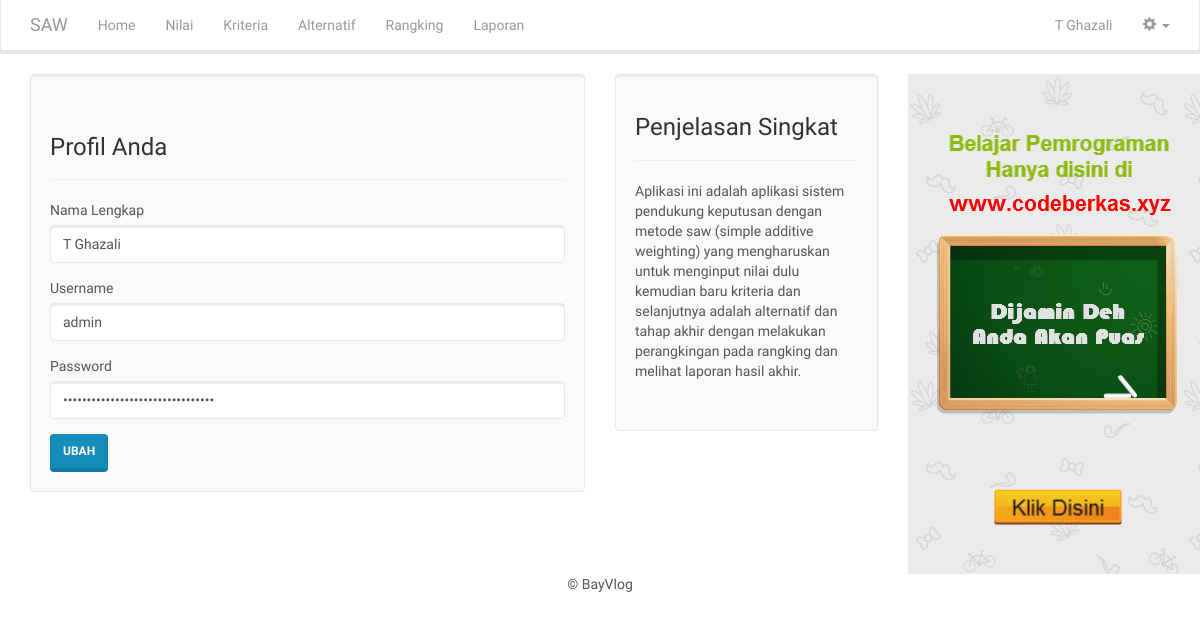
The app's page /profil.php (signed in), older data.
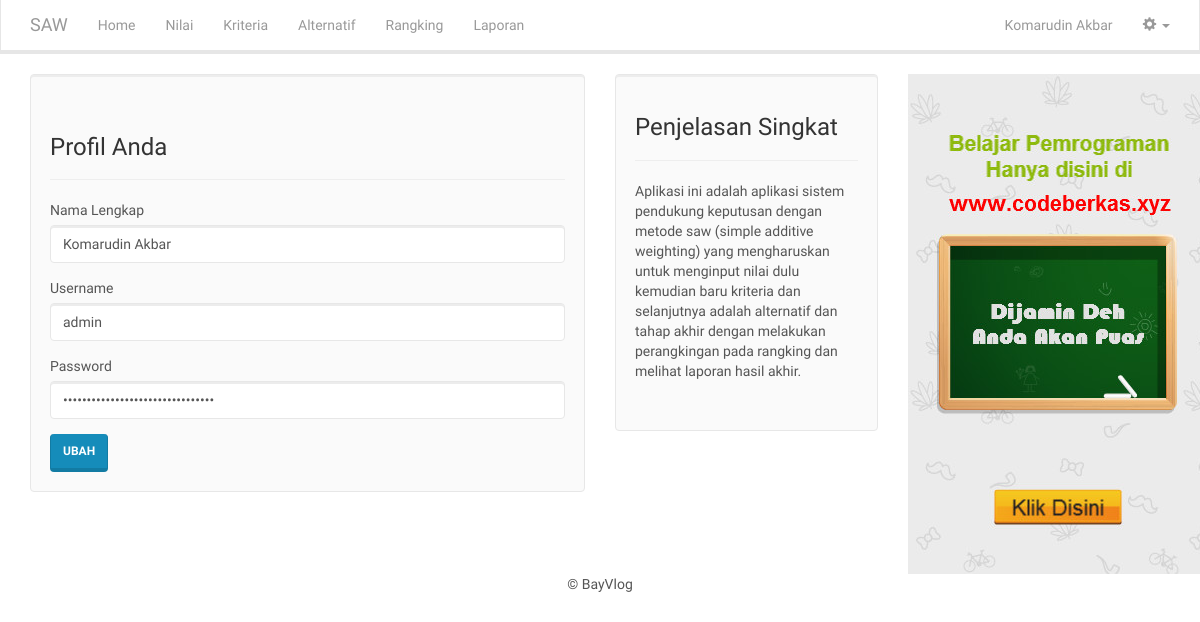
The same page, newer data.
### tables this page shows
CREATE TABLE IF NOT EXISTS `pengguna` (
  `id_pengguna` int(11) NOT NULL,
  `nama_lengkap` varchar(255) NOT NULL,
  `username` varchar(100) NOT NULL,
  `password` varchar(100) NOT NULL
);

### includes/user.inc.php (called while the page is built, shortened)
<?php
class User{
	private $conn;
	private $table_name = "pengguna";
	public $id;
	public function __construct($db){
		$this->conn = $db;
	}
	function readOne(){
		$query = "SELECT * FROM " . $this->table_name . " WHERE id_pengguna=? LIMIT 0,1";
		$stmt = $this->conn->prepare( $query );
		$stmt->bindParam(1, $this->id);
		$stmt->execute();
		$row = $stmt->fetch(PDO::FETCH_ASSOC);
		$this->id = $row['id_pengguna'];
		$this->nl = $row['nama_lengkap'];
		$this->un = $row['username'];
		$this->pw = $row['password'];
	}
}
?>

### profil.php (the view, shortened to what this page needs)
<?php
include_once 'header.php';
include_once 'includes/user.inc.php';
$eks = new User($db);
$eks->id = $_SESSION['id_pengguna'];
$eks->readOne();
?>
        <div class="row">
          <div class="col-xs-12 col-sm-12 col-md-6">
		  <div class="well">
            <div class="page-header">
              <h3>Profil Anda</h3>
            </div>
                <form method="post">
                  <div class="form-group">
                    <label for="nl">Nama Lengkap</label>
                    <input type="text" class="form-control" id="nl" name="nl" value="<?php echo $eks->nl; ?>" required>
                  </div>
                  <div class="form-group">
                    <label for="un">Username</label>
                    <input type="text" class="form-control" id="un" name="un" value="<?php echo $eks->un; ?>" required>
                  </div>
                  <div class="form-group">
                    <label for="pw">Password</label>
                    <input type="password" class="form-control" id="pw" name="pw" value="<?php echo $eks->pw; ?>" required>
                  </div>
                  <button type="submit" class="btn btn-primary">Ubah</button>
                </form>
          </div></div>
          <div class="col-xs-12 col-sm-12 col-md-3">
            <?php include_once 'sidebar.php'; ?>
        </div>
        <?php
include_once 'footer.php';
?>

### header.php (shortened to what this page needs)
<!DOCTYPE html>
<html lang="en">
  <head>
    <link href="css/bootstrap.min.css" rel="stylesheet">
    <link href="css/dataTables.bootstrap.min.css" rel="stylesheet">
  </head>
  <body>
	<nav class="navbar navbar-inverse navbar-static-top">
	  <div class="container">
		<div class="navbar-header">
		  <a class="navbar-brand" href="index.php">SAW</a>
		</div>
		<div class="collapse navbar-collapse" id="bs-example-navbar-collapse-1">
		  <ul class="nav navbar-nav">
			<li><a href="index.php">Home</a></li>
			<li><a href="nilai.php">Nilai</a></li>
			<li><a href="kriteria.php">Kriteria</a></li>
			<li><a href="alternatif.php">Alternatif</a></li>
			<li><a href="rangking.php">Rangking</a></li>
			<li><a href="laporan.php">Laporan</a></li>
		  </ul>
		  <ul class="nav navbar-nav navbar-right">
			<li><a href="profil.php"><?php echo $_SESSION['nama_lengkap'] ?></a></li>
			<li class="dropdown">
			  <a href="#" class="dropdown-toggle" data-toggle="dropdown" role="button" aria-haspopup="true" aria-expanded="false"><span class="glyphicon glyphicon-cog"></span> <span class="caret"></span></a>
			</li>
		  </ul>
		</div>
	  </div>
	</nav>
    <div class="container">

Row changes from the older to the newer data that the page shows:
changed pengguna "admin": nl "T Ghazali" → "Komarudin Akbar"
Text that changed along with them:
$_SESSION['nama_lengkap']: "T Ghazali" → "Komarudin Akbar"
